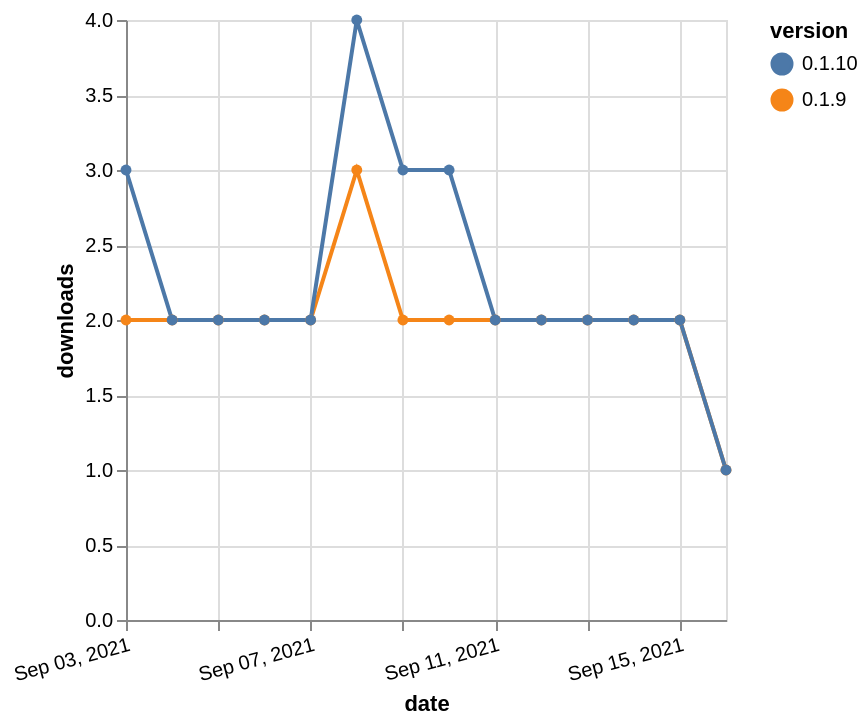

Express this chart as Vega-Lite.
### Vega-Lite specification from a JSON file in a GitHub repository (floating-point values rounded to 4 significant figures)
{"$schema": "https://vega.github.io/schema/vega-lite/v5.json", "description": "A simple bar chart with embedded data.", "data": {"values": [{"date": "2021-09-03", "total": 311, "delta": 2, "version": "0.1.9"}, {"date": "2021-09-04", "total": 313, "delta": 2, "version": "0.1.9"}, {"date": "2021-09-05", "total": 315, "delta": 2, "version": "0.1.9"}, {"date": "2021-09-06", "total": 317, "delta": 2, "version": "0.1.9"}, {"date": "2021-09-07", "total": 319, "delta": 2, "version": "0.1.9"}, {"date": "2021-09-08", "total": 322, "delta": 3, "version": "0.1.9"}, {"date": "2021-09-09", "total": 324, "delta": 2, "version": "0.1.9"}, {"date": "2021-09-10", "total": 326, "delta": 2, "version": "0.1.9"}, {"date": "2021-09-11", "total": 328, "delta": 2, "version": "0.1.9"}, {"date": "2021-09-12", "total": 330, "delta": 2, "version": "0.1.9"}, {"date": "2021-09-13", "total": 332, "delta": 2, "version": "0.1.9"}, {"date": "2021-09-14", "total": 334, "delta": 2, "version": "0.1.9"}, {"date": "2021-09-15", "total": 336, "delta": 2, "version": "0.1.9"}, {"date": "2021-09-16", "total": 337, "delta": 1, "version": "0.1.9"}, {"date": "2021-09-03", "total": 350, "delta": 3, "version": "0.1.10"}, {"date": "2021-09-04", "total": 352, "delta": 2, "version": "0.1.10"}, {"date": "2021-09-05", "total": 354, "delta": 2, "version": "0.1.10"}, {"date": "2021-09-06", "total": 356, "delta": 2, "version": "0.1.10"}, {"date": "2021-09-07", "total": 358, "delta": 2, "version": "0.1.10"}, {"date": "2021-09-08", "total": 362, "delta": 4, "version": "0.1.10"}, {"date": "2021-09-09", "total": 365, "delta": 3, "version": "0.1.10"}, {"date": "2021-09-10", "total": 368, "delta": 3, "version": "0.1.10"}, {"date": "2021-09-11", "total": 370, "delta": 2, "version": "0.1.10"}, {"date": "2021-09-12", "total": 372, "delta": 2, "version": "0.1.10"}, {"date": "2021-09-13", "total": 374, "delta": 2, "version": "0.1.10"}, {"date": "2021-09-14", "total": 376, "delta": 2, "version": "0.1.10"}, {"date": "2021-09-15", "total": 378, "delta": 2, "version": "0.1.10"}, {"date": "2021-09-16", "total": 379, "delta": 1, "version": "0.1.10"}]}, "width": "container", "mark": {"type": "line", "point": {"filled": true}}, "encoding": {"x": {"field": "date", "type": "temporal", "timeUnit": "yearmonthdate", "title": "date", "axis": {"labelAngle": -15}}, "y": {"field": "delta", "type": "quantitative", "title": "downloads"}, "color": {"field": "version", "type": "nominal"}, "tooltip": {"field": "delta"}}}
